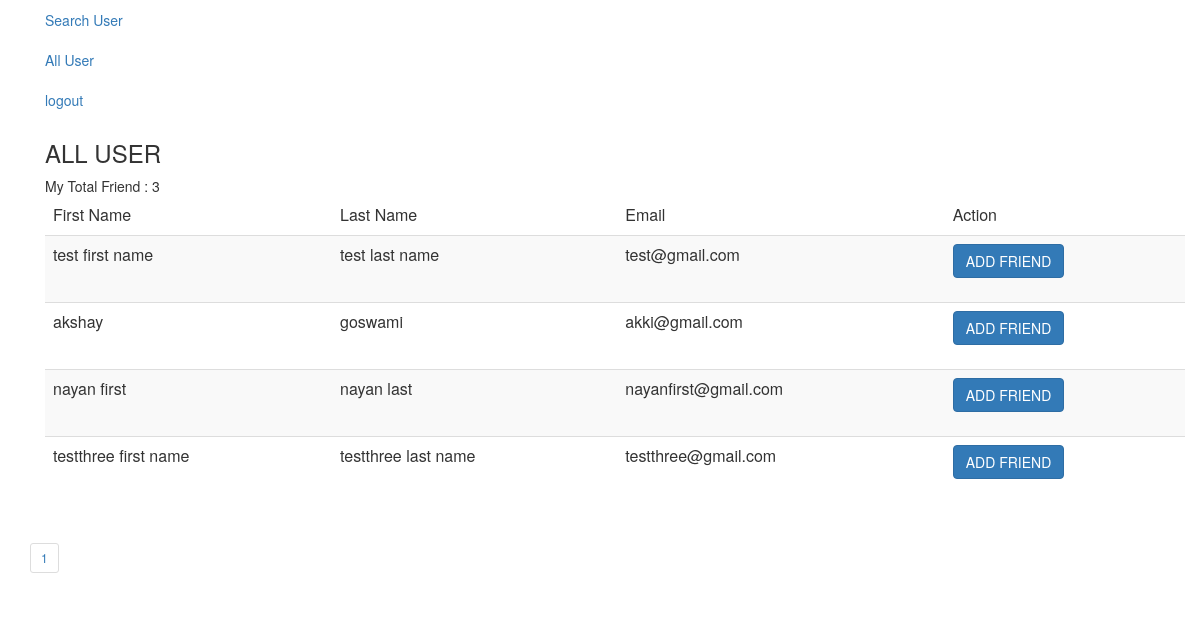
The page /user-list (signed in) on the database its author committed.
### users/models.py (models this page shows, shortened)
class UserMaster(AbstractUser):
    username = models.CharField(
        _("username"),
        max_length=150,
        help_text=_(
            "Required. 150 characters or fewer. Letters, digits and @/./+/-/_ only."
        ),
        blank=True,
        default="",
    )
    email = models.EmailField(_("email address"), unique=True)
    friends = models.ManyToManyField("self", null=True, blank=True, related_name="user_friends")
    USERNAME_FIELD = "email"
    REQUIRED_FIELDS = []
    objects = CustomUserManager()
    def user_friends_count(self):
        return self.friends.count()

### users/views.py (the view)
# urls.py: path('user-list', views.UserListView.as_view(), name="user_list"),
class UserListView(CustomActiveLoginRequiredMixin, ListView):
    model = UserMaster
    template_name = "user/all_user.html"
    context_object_name = "all_user"
    paginate_by = 10
    def get_queryset(self):
        qs = UserMaster.objects.exclude(id=self.request.user.id).exclude(
            id__in=self.request.user.friends.all().values_list('id', flat=True))
        return qs

### users/mixin.py (called while the page is built)
    @method_decorator(inactive_user_not_allow)
    def dispatch(self, request, *args, **kwargs):
        return super().dispatch(request, *args, **kwargs)

### templates/user/all_user.html (shortened to what this page needs)
{% extends 'common/base.html' %}
{% block content %}
<div class="container">
    <h3> ALL USER </h3>
    My Total Friend : {{ request.user.user_friends_count }}
    <table class="table table-striped table-hover">
        <thead>
        <tr>
            <td>First Name</td>
            <td>Last Name</td>
            <td>Email</td>
            <td>Action</td>
        </tr>
        </thead>
        <tbody>
        {% for user_obj in all_user %}
        <tr>
            <td>{{ user_obj.first_name}}</td>
            <td>{{ user_obj.last_name}}</td>
            <td>{{ user_obj.email}}</td>
            <td>
                <form action="{% url 'users:user_friend_add' %}" method="post">
                    <button type="submit" class="btn btn-primary">ADD FRIEND</button>
                </form>
            </td>
        </tr>
        {% endfor %}
        </tbody>
    </table>
</div>
{% include 'common/pegination.html' %}
{% endblock %}

### rows shown on the page
UserMaster: user.user_friends_count "3"
UserMaster: first_name "test first name", last_name "test last name", email "test@gmail.com"
UserMaster: first_name "akshay", last_name "goswami", email "akki@gmail.com"
UserMaster: first_name "nayan first", last_name "nayan last", email "nayanfirst@gmail.com"
UserMaster: first_name "testthree first name", last_name "testthree last name", email "testthree@gmail.com"

### other values the page prints
{{ num }} "1"
